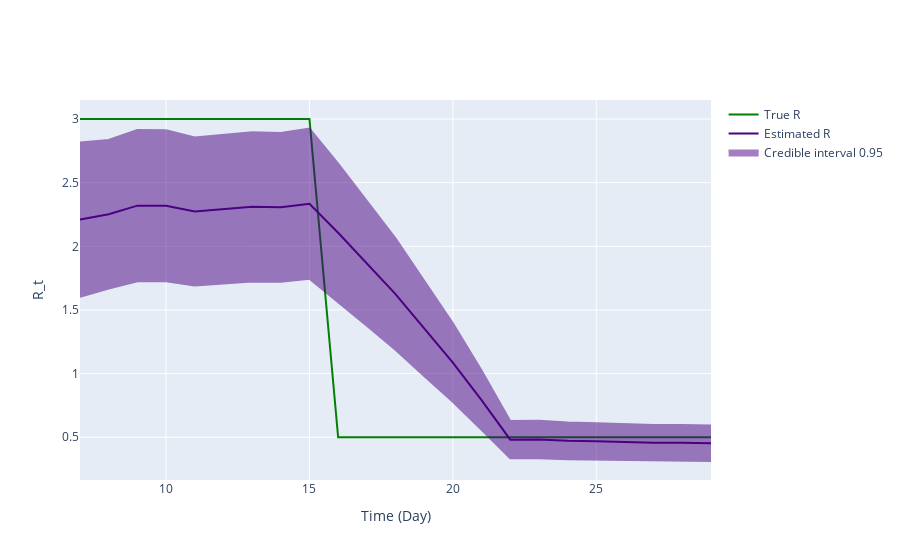

Notebook code cell kept with this figure:
### Code cell
fig = ReproductionNumberPlot()

fig.add_ground_truth_rt(ground_truth)
fig.add_interval_rt(interval2)

fig.update_labels(time_label='Time (Day)', r_label='R_t')

fig.show_figure()

### Figure 1 — Plotly figure (JSON) as saved in the notebook; plotly's stock layout.template omitted (floating-point values rounded to 4 significant figures)
{"data": [{"line": {"color": "green"}, "mode": "lines", "name": "True R", "type": "scatter", "x": [7, 8, 9, 10, 11, 12, 13, 14, 15, 16, 17, 18, 19, 20, 21, 22, 23, 24, 25, 26, 27, 28, 29], "y": [3, 3, 3, 3, 3, 3, 3, 3, 3, 0.5, 0.5, 0.5, 0.5, 0.5, 0.5, 0.5, 0.5, 0.5, 0.5, 0.5, 0.5, 0.5, 0.5]}, {"line": {"color": "indigo"}, "mode": "lines", "name": "Estimated R", "type": "scatter", "x": [7, 8, 9, 10, 11, 12, 13, 14, 15, 16, 17, 18, 19, 20, 21, 22, 23, 24, 25, 26, 27, 28, 29], "y": [2.21, 2.252, 2.32, 2.318, 2.274, 2.293, 2.31, 2.306, 2.334, 2.106, 1.867, 1.625, 1.355, 1.087, 0.7916, 0.4812, 0.483, 0.4722, 0.4679, 0.4608, 0.4561, 0.4564, 0.453]}, {"fill": "toself", "fillcolor": "indigo", "line": {"color": "indigo"}, "mode": "lines", "name": "Credible interval 0.95", "opacity": 0.5, "type": "scatter", "x": [7, 8, 9, 10, 11, 12, 13, 14, 15, 16, 17, 18, 19, 20, 21, 22, 23, 24, 25, 26, 27, 28, 29, 29, 28, 27, 26, 25, 24, 23, 22, 21, 20, 19, 18, 17, 16, 15, 14, 13, 12, 11, 10, 9, 8, 7], "y": [2.815, 2.835, 2.914, 2.911, 2.855, 2.876, 2.896, 2.891, 2.924, 2.649, 2.358, 2.062, 1.73, 1.396, 1.024, 0.6277, 0.63, 0.6163, 0.6108, 0.6018, 0.596, 0.5964, 0.5925, 0.3135, 0.3163, 0.3163, 0.3198, 0.3251, 0.3281, 0.336, 0.3348, 0.5596, 0.7785, 0.9813, 1.188, 1.376, 1.564, 1.744, 1.722, 1.724, 1.709, 1.693, 1.726, 1.725, 1.668, 1.604]}], "layout": {"hovermode": "x unified", "xaxis": {"title": {"text": "Time (Day)"}}, "yaxis": {"title": {"text": "R_t"}}}}
